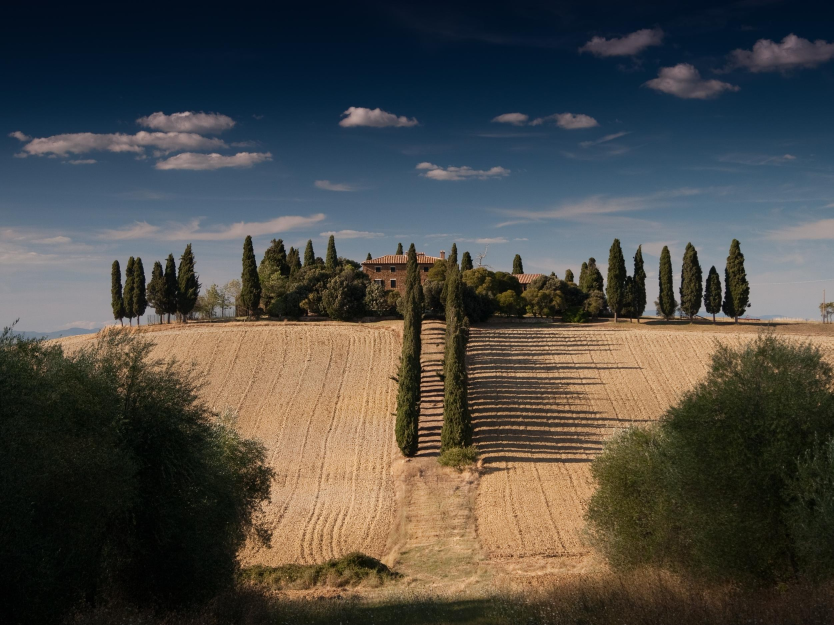
#> input picture pruebas/source.jpg, 2500 x 1875 px (shown at 1/3 size)
$ python mosaic2.py
#> lines starting #> are read from the running program, lines starting #| are printed output that depends on the picture
import imageio as img
import matplotlib.pyplot as plt
import numpy as np
from PIL import Image
import math

def L1(a,b):

    return abs(np.mean(a) - np.mean(b))

def conversion(image):

    return np.mean(image,axis=2,dtype=np.uint8)

def vecinoProximo(A,w,h):

    A = np.array(A)

    altura, ancho = A.shape[0], A.shape[1] #dimensiones imagen

    new_image = [[A[int(altura * y / h)][int(ancho * x / w)]
                     for x in range(w)] for y in range(h)]

    return np.array(new_image)

def piezas(image, w, h): #--->lista de imagenes en partes, h y w dimensiones piezas

    image = Image.fromarray(image)

    width, height = image.size

    partes = []
    for x in range(0, width, w):
        for y in range(0, height, h):
            # print([x,y,x+w,y+h])
            partes.append((x, y, x + w, y + h))


    for i in range(len(partes)):
        partes[i] = image.crop(partes[i])
        partes[i] = np.array(partes[i])

    return partes  # ---> lista de la imagen en porciones np.array

def initMosaico(source, w, h, p):


    mAltura, mAncho = h * p , w * p


    return vecinoProximo(source,mAncho, mAltura)

def unir(lista_de_miniaturas,w_miniatura,h_miniatura):

    for i in range(len(lista_de_miniaturas)):
        lista_de_miniaturas[i] = np.array(lista_de_miniaturas[i])

    for i in range(len(lista_de_miniaturas)):
        lista_de_miniaturas[i] = Image.fromarray(lista_de_miniaturas[i])

    p = int(round(math.sqrt(len(lista_de_miniaturas))))


    blanco = Image.new(size = (w * p, h * p), mode ="L")

    coordenadas = []
    for x in range(0,blanco.size[0],w):
        for y in range(0, blanco.size[1], h):
            coordenadas.append((x,y,x+w_miniatura,y+h_miniatura))

    for i in range(len(lista_de_miniaturas)):
        blanco.paste(lista_de_miniaturas[i],(coordenadas[i]))

    return np.array(blanco)


image = Image.open('source.jpg')
#> image is the input picture: PIL image 2500x1875 RGB; mean R, G, B 75.6, 74, 69.3

w, h, p = 500, 370, 4

image = conversion(initMosaico(image,w, h,p))
#> in vecinoProximo, `new_image = [[A[int(altura * y / h)][int(ancho * x / w)] for x in rang..`: new_image = 1480 items
#> in conversion, `return np.mean(image,axis=2,dtype=np.uint8)`:
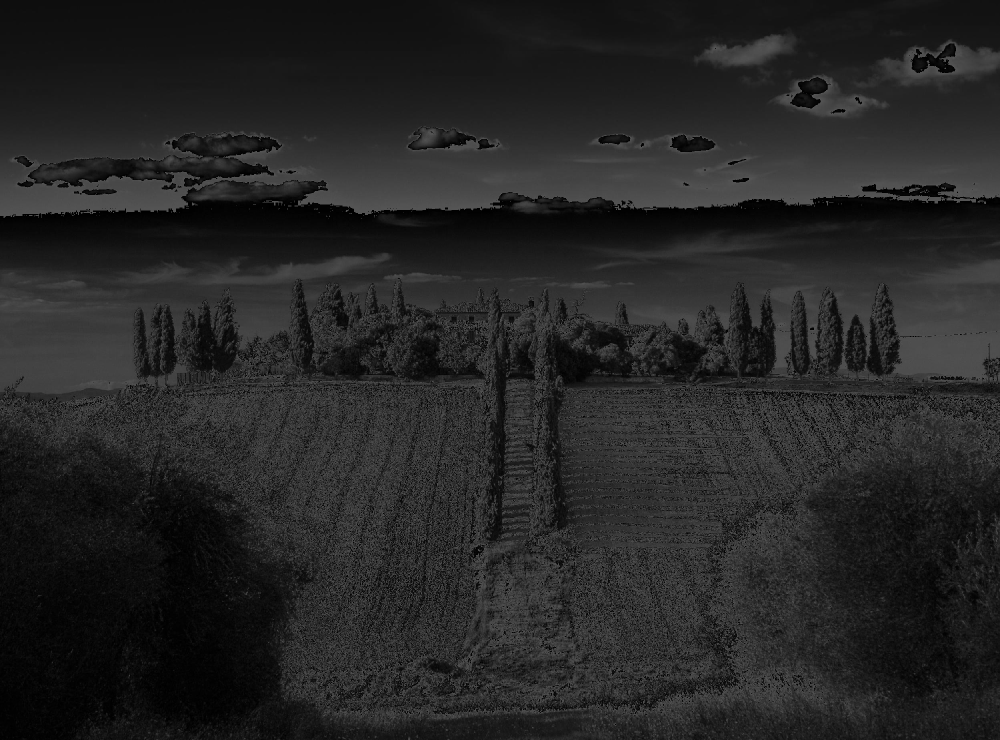
#> returned value: shape (1480, 2000) (shown at 1/2 size); min 0, max 85, mean 37.1

#height, width = image.shape

bloques = piezas(image,w,h)
#> after the loop in piezas, `for i in range(len(partes)):`: partes = 16 items
#> bloques = 16 items

print(len(bloques))
#| 16


print(type(bloques[0]))
#| <class 'numpy.ndarray'>

print(type(bloques))
#| <class 'list'>


regreso = unir(bloques,w,h)
#> the loop in unir, `for i in range(len(lista_de_miniaturas)):` made 16 passes
#> in unir, `p = int(round(math.sqrt(len(lista_de_miniaturas))))`: p = 4
#> in unir, `blanco = Image.new(size = (w * p, h * p), mode ="L")`: blanco: PIL image 2000x1480 L; every value is 0


plt.imshow(regreso)
plt.show()

$ run again, with pruebas/azul.jpg copied over pruebas/source.jpg
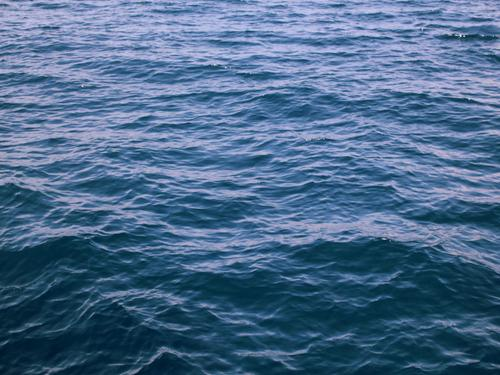
#> input picture pruebas/azul.jpg, 500 x 375 px
#> image is the input picture: PIL image 500x375 RGB; mean R, G, B 75.3, 106.6, 140.3
#> new_image = 1480 items
#> in conversion, `return np.mean(image,axis=2,dtype=np.uint8)`:
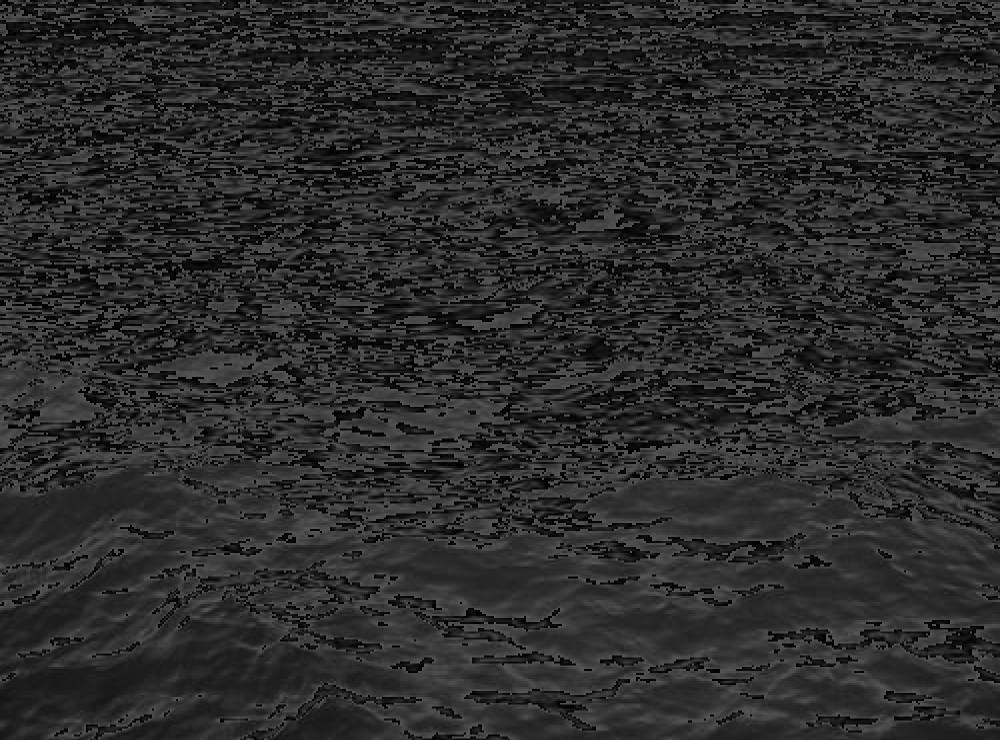
#> returned value: shape (1480, 2000) (shown at 1/2 size); min 0, max 85, mean 43.6
#> after the loop in piezas, `for i in range(len(partes)):`: partes = 16 items
#| 16
#| <class 'numpy.ndarray'>
#| <class 'list'>
#> the loop in unir, `for i in range(len(lista_de_miniaturas)):` made 16 passes
#> p = 4
#> blanco: PIL image 2000x1480 L; every value is 0
